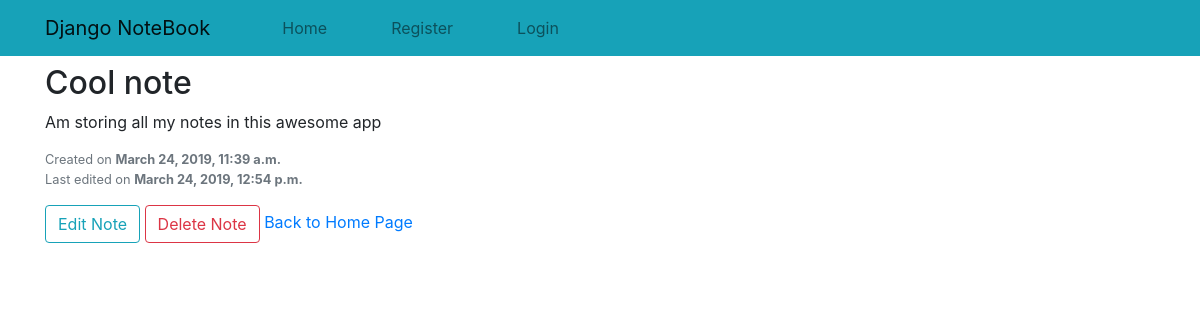
/note/3/, run on the app's committed database.
### notes/models.py (models this page shows, shortened)
class Note(models.Model):
    title = models.CharField(max_length=120, unique=True)
    content = models.TextField()
    created = models.DateTimeField(auto_now_add=True)
    updated = models.DateTimeField(auto_now=True)

### notes/views.py (the view)
# urls.py: path('note/<int:id>/', views.note_detail, name='note_detail'),
def note_detail(request, id):
    note = get_object_or_404(Note,id=id)
    return render(request, 'detail.html', {'note': note})

### notes/templates/detail.html
{% extends 'base.html' %}
{% block content %}
    <h2>{{ note.title }}</h2>
    <p>
        {{ note.content }}
    </p>
    <p class="text-muted small">Created on <span class="font-weight-bolder">{{ note.created }}</span> <br>
        Last edited on <span class="font-weight-bolder">{{ note.updated }}</span></p>
    <a class="btn btn-outline-info" href="{% url 'edit_note' note.id %}">Edit Note</a>
    <a class="btn btn-outline-danger" href="{% url 'delete_note' note.id %}">Delete Note</a>
    <a href="{% url 'home' %}">Back to Home Page</a>
{% endblock %}

### data on the page
Note: title "Cool note", content "Am storing all my notes in this awesome app", created "March 24, 2019, 11:39 a.m.", updated "March 24, 2019, 12:54 p.m."
